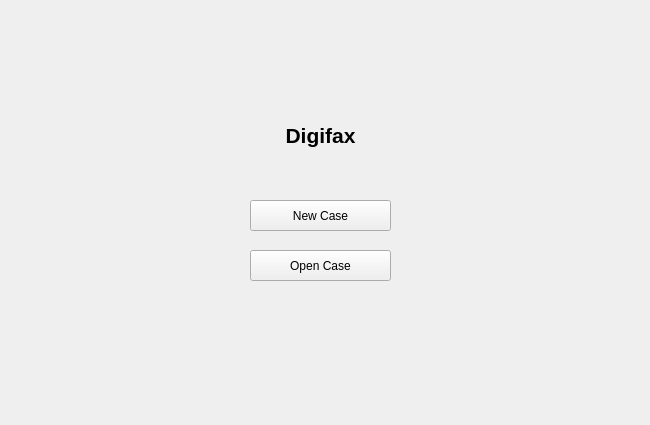
<?xml version="1.0" encoding="UTF-8"?>
<ui version="4.0">
 <class>MainWindow</class>
 <widget class="QMainWindow" name="MainWindow">
  <property name="geometry">
   <rect>
    <x>0</x>
    <y>0</y>
    <width>650</width>
    <height>425</height>
   </rect>
  </property>
  <property name="minimumSize">
   <size>
    <width>650</width>
    <height>425</height>
   </size>
  </property>
  <property name="maximumSize">
   <size>
    <width>650</width>
    <height>425</height>
   </size>
  </property>
  <property name="windowTitle">
   <string>Digifax</string>
  </property>
  <property name="windowOpacity">
   <double>0.970000000000000</double>
  </property>
  <property name="autoFillBackground">
   <bool>false</bool>
  </property>
  <widget class="QWidget" name="centralwidget">
   <widget class="QPushButton" name="newcasebtn">
    <property name="geometry">
     <rect>
      <x>250</x>
      <y>200</y>
      <width>141</width>
      <height>31</height>
     </rect>
    </property>
    <property name="text">
     <string>New Case</string>
    </property>
    <property name="checkable">
     <bool>false</bool>
    </property>
    <property name="autoDefault">
     <bool>true</bool>
    </property>
    <property name="default">
     <bool>false</bool>
    </property>
    <property name="flat">
     <bool>false</bool>
    </property>
   </widget>
   <widget class="QPushButton" name="opencasebtn">
    <property name="geometry">
     <rect>
      <x>250</x>
      <y>250</y>
      <width>141</width>
      <height>31</height>
     </rect>
    </property>
    <property name="text">
     <string>Open Case</string>
    </property>
    <property name="checkable">
     <bool>false</bool>
    </property>
    <property name="autoDefault">
     <bool>true</bool>
    </property>
    <property name="default">
     <bool>false</bool>
    </property>
    <property name="flat">
     <bool>false</bool>
    </property>
   </widget>
   <widget class="QLabel" name="label">
    <property name="geometry">
     <rect>
      <x>280</x>
      <y>120</y>
      <width>81</width>
      <height>31</height>
     </rect>
    </property>
    <property name="text">
     <string>&lt;html&gt;&lt;head/&gt;&lt;body&gt;&lt;p&gt;&lt;span style=&quot; font-size:16pt; font-weight:600;&quot;&gt;Digifax&lt;/span&gt;&lt;/p&gt;&lt;/body&gt;&lt;/html&gt;</string>
    </property>
    <property name="alignment">
     <set>Qt::AlignCenter</set>
    </property>
   </widget>
  </widget>
 </widget>
 <resources/>
 <connections/>
</ui>
